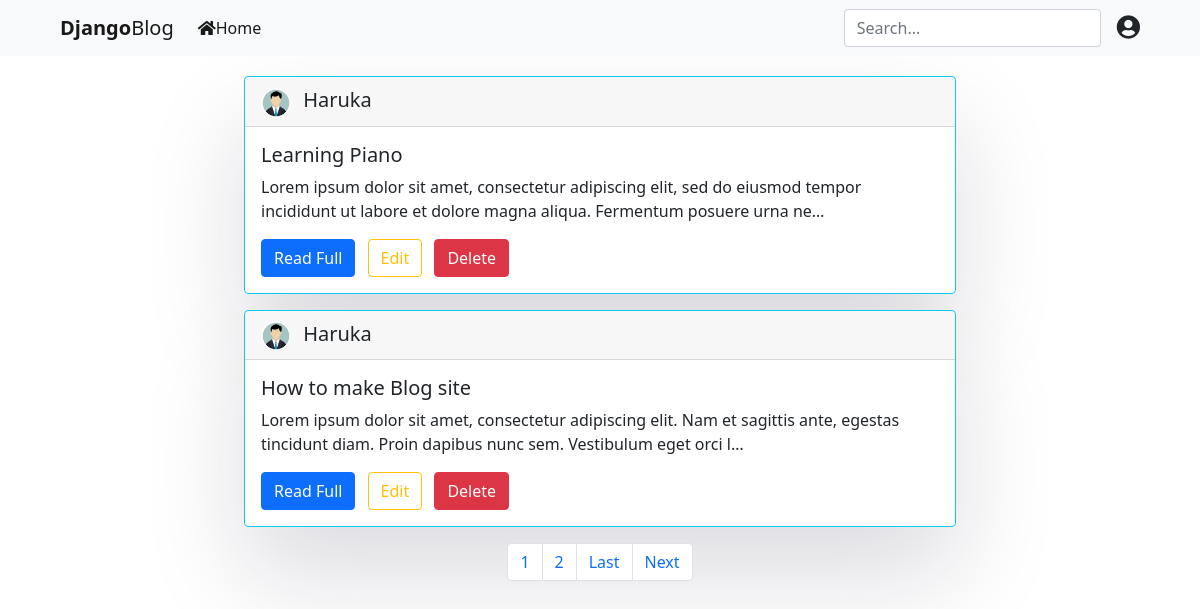
/userposts (signed in), run on the app's committed database.
### Blog/models.py (models this page shows, shortened)
class PostsModel(models.Model):
    author = models.ForeignKey(User, on_delete=models.CASCADE)
    title = models.CharField(max_length=200)
    body = models.TextField()
    pub_date = models.DateTimeField(auto_now_add=True)

### Users/models.py (models this page shows, shortened)
class UserProfile(models.Model):
    user = models.OneToOneField(User, on_delete=models.CASCADE)
    image = models.ImageField(upload_to='profile_pic', default='user.png')

### Blog/views.py (the view)
# urls.py: path('userposts', OneUserPostsListView.as_view(), name='UserPosts'),
class OneUserPostsListView(ListView):
    posts = PostsModel
    template_name = 'main/onlyOneUserPosts.html'
    ordering = '-pub_date'
    paginate_by = 2
    def get_queryset(self):
        return PostsModel.objects.filter(author=self.request.user).reverse()

### Blog/templates/main/onlyOneUserPosts.html (shortened to what this page needs)
{% extends 'main/Index.html' %}
{% load static %}
{% load bootstrap5 %}
{% block content %}
<div class="container">
  <div class="row">
    <div class="col-md-2"></div>
    <div class="col-md-8">
{% for post in object_list %}
      <div class="box-element my-3">
        <div class="card border-info">
          <div class="card-header ">
            <img src="{{ post.author.userprofile.image.url }}" width="30" height="30" class="rounded-circle me-2" alt="Img">
            <span class="fs-5 me-5"><a href="#" class="text-dark">{{ post.author }}</a></span>
          </div>
          <div class="card-body">
            <h5 class="card-title">{{ post.title }}</h5>
            <p class="card-text">{{ post.body | truncatechars:150 }}</p>
            <a href="{% url 'Blog:Article' id=post.id %}" class="btn btn-primary">Read Full</a>
            <span><a href="{% url 'Blog:Update' pk=post.pk %}" class="btn btn-outline-warning ms-2">Edit</a></span>
            <span><a href="{% url 'Blog:Delete' pk=post.pk %}" class="btn btn-danger ms-2">Delete</a></span>
          </div>
        </div>
      </div>
{% endfor %}
{% if is_paginated %}
    <nav aria-label="Page navigation example" id="pagination">
      <ul class="pagination justify-content-center">
        {% for num in page_obj.paginator.page_range %}
            {% if page_obj.number == num %}
                <li class="page-item"><a class="page-link" href="?page={{ num }}">{{ num }}</a></li>
            {% elif num > page_obj.number|add:'-3' and num < page_obj.number|add:'3' %}
                <li class="page-item"><a class="page-link" href="?page={{ num }}">{{ num }}</a></li>
            {% endif %}
        {% endfor %}
        {% if page_obj.has_next %}
            <li class="page-item">
              <a class="page-link" href="?page={{ page_obj.paginator.num_pages }}">Last</a>
            </li>
            <li class="page-item">
              <a class="page-link" href="?page={{ page_obj.next_page_number }}">Next</a>
            </li>
        {% endif %}
      </ul>
    </nav>
{% endif %}
    </div>
    <div class="col-md-2"></div>
  </div>
</div>
{% endblock content %}

### Blog/static/css/style.css (style rules this page uses)
.box-element { box-shadow: rgba(17, 12, 46, 0.15) 0px 48px 100px 0px; }
a { text-decoration: none; }
#pagination { position: -webkit-sticky; position: sticky; bottom: 1%; left: 50%; }

### data on the page
PostsModel: author.userprofile.image (picture), author "Haruka", title "Learning Piano", body "Lorem ipsum dolor sit amet, consectetur adipiscing elit, sed do eiusmod tempor incididunt ut labore et dolore magna aliqua. Fermentum posuere urna ne…"
PostsModel: author.userprofile.image (picture), author "Haruka", title "How to make Blog site", body "Lorem ipsum dolor sit amet, consectetur adipiscing elit. Nam et sagittis ante, egestas tincidunt diam. Proin dapibus nunc sem. Vestibulum eget orci l…"

### other printed values
{{ num }} "1"
{{ num }} "2"
